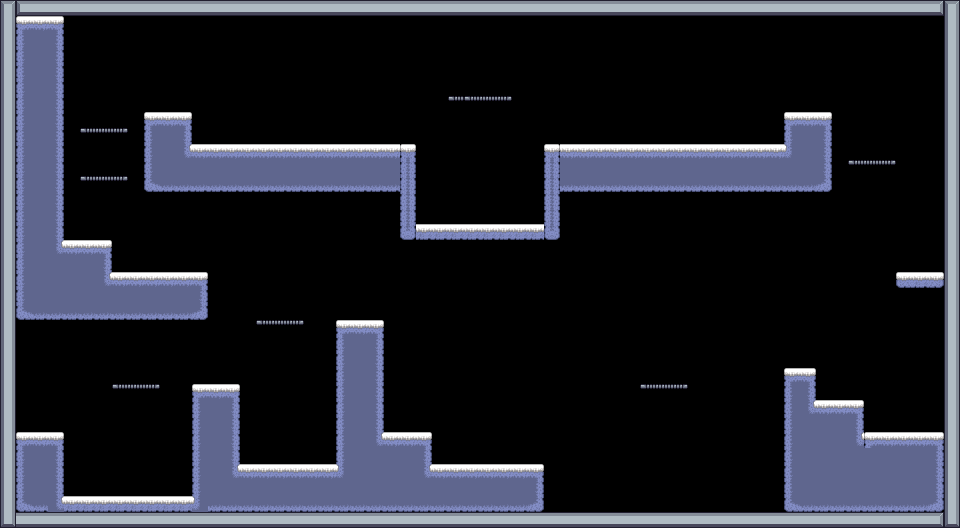

The image is a tile-based game level rendered from a .tmx file. Its description and source (layers, tilesets, objects; grid data summarised) follow:
An orthogonal 60x33 tile map with 16x16 px tiles, 1 tile layer (Background), 2 tilesets and 63 objects (15x Reward, 7x Platform, 4x Fire, 2x Saw, Player, ...).

<map version="1.10" tiledversion="1.10.2" orientation="orthogonal" renderorder="right-down" width="60" height="33" tilewidth="16" tileheight="16" infinite="0" nextlayerid="7" nextobjectid="73">
 <tileset firstgid="1" source="Terrain (16x16).tsx" />
 <tileset firstgid="243" source="iceberg.tsx" />
 <layer id="2" name="Background" width="60" height="33">
  <data>[1980 cells, 629 non-empty, 26 distinct tile ids]</data>
 </layer>
 <objectgroup id="5" name="Collisions">
  <object id="1" x="192" y="464" width="352" height="48" />
  <object id="5" x="336" y="432" width="96" height="32" />
  <object id="6" x="336" y="320" width="48" height="112" />
  <object id="8" x="192" y="384" width="48" height="80" />
  <object id="9" x="64" y="496" width="128" height="16" />
  <object id="10" x="16" y="432" width="48" height="80" />
  <object id="11" x="16" y="272" width="192" height="48" />
  <object id="12" x="16" y="240" width="96" height="32" />
  <object id="13" x="16" y="16" width="48" height="224" />
  <object id="15" x="144" y="144" width="272" height="48" />
  <object id="16" x="144" y="112" width="48" height="32" />
  <object id="17" name="Platform" type="Platform" x="80" y="176" width="48" height="16" />
  <object id="19" name="Platform" type="Platform" x="448" y="96" width="64" height="16" />
  <object id="21" name="Platform" type="Platform" x="640" y="400" width="48" height="16" />
  <object id="22" name="Platform" type="Platform" x="256" y="320" width="48" height="16" />
  <object id="23" name="Platform" type="Platform" x="112" y="384" width="48" height="16" />
  <object id="24" name="Platform" type="Platform" x="848" y="160" width="48" height="16" />
  <object id="25" x="400" y="224" width="144" height="16" />
  <object id="26" x="400" y="192" width="16" height="32" />
  <object id="27" x="544" y="144" width="16" height="96" />
  <object id="29" x="784" y="112" width="48" height="80" />
  <object id="30" x="560" y="144" width="224" height="48" />
  <object id="31" x="784" y="432" width="160" height="80" />
  <object id="32" x="784" y="400" width="80" height="32" />
  <object id="33" x="784" y="368" width="16" height="32" />
  <object id="34" x="800" y="368" width="16" height="32" />
  <object id="35" x="896" y="272" width="48" height="16" />
  <object id="65" name="Platform" type="Platform" x="80" y="128" width="48" height="16" />
  <object id="66" x="304" y="512" width="640" height="16" />
  <object id="68" x="960" y="16" height="448" />
  <object id="69" x="944" y="0" width="16" height="464" />
  <object id="70" x="80" y="0" width="864" height="16" />
  <object id="71" x="0" y="32" width="16" height="480" />
 </objectgroup>
 <objectgroup id="6" name="Spawnpoints">
  <object id="36" name="Saw" type="Saw" x="272" y="432" width="38" height="38">
   <properties>
    <property name="isVertical" type="bool" value="false" />
    <property name="offNeg" type="float" value="2" />
    <property name="offPos" type="float" value="2" />
   </properties>
  </object>
  <object id="37" name="Player" type="Player" x="19" y="400" width="32" height="32" />
  <object id="38" name="Fire" type="Fire" x="512" y="180" width="16" height="48" />
  <object id="39" name="Fire" type="Fire" x="416" y="180" width="16" height="48" />
  <object id="40" name="Checkpoint" type="Checkpoint" x="864" y="368" width="64" height="64" />
  <object id="41" name="Reward" type="Reward" x="368" y="-240" width="16" height="16" />
  <object id="42" name="Reward" type="Reward" x="384" y="-240" width="16" height="16" />
  <object id="43" name="Reward" type="Reward" x="376" y="-256" width="16" height="16" />
  <object id="44" name="Reward" type="Reward" x="472" y="-208" width="16" height="16" />
  <object id="45" name="Reward" type="Reward" x="488" y="-208" width="16" height="16" />
  <object id="46" name="Reward" type="Reward" x="480" y="-224" width="16" height="16" />
  <object id="47" name="Reward" type="Reward" x="344" y="293" width="16" height="16" />
  <object id="48" name="Reward" type="Reward" x="360" y="293" width="16" height="16" />
  <object id="49" name="Reward" type="Reward" x="352" y="277" width="16" height="16" />
  <object id="50" name="Reward" type="Reward" x="368" y="-304" width="16" height="16" />
  <object id="51" name="Reward" type="Reward" x="384" y="-304" width="16" height="16" />
  <object id="52" name="Reward" type="Reward" x="376" y="-320" width="16" height="16" />
  <object id="53" name="Fire" type="Fire" x="528" y="180" width="16" height="48" />
  <object id="54" name="Fire" type="Fire" x="432" y="180" width="16" height="48" />
  <object id="55" name="Rock" type="Rock" x="640" y="480" width="38" height="34">
   <properties>
    <property name="offNeg" type="float" value="5" />
    <property name="offPos" type="float" value="5" />
   </properties>
  </object>
  <object id="56" name="Level" type="Level" x="80" y="32" width="48" height="32" />
  <object id="57" name="Life" type="Life" x="704" y="-528" width="96" height="32" />
  <object id="58" name="Reward" type="Reward" x="784" y="345" width="16" height="16" />
  <object id="59" name="Reward" type="Reward" x="800" y="345" width="16" height="16" />
  <object id="60" name="Reward" type="Reward" x="792" y="329" width="16" height="16" />
  <object id="61" x="16" y="512" width="928" />
  <object id="62" x="944" y="16" width="16" height="512" />
  <object id="63" x="0" y="16" width="16" height="496" />
  <object id="64" x="0" y="0" width="944" height="16" />
  <object id="72" name="Saw" type="Saw" x="112" y="464" width="38" height="38">
   <properties>
    <property name="isVertical" type="bool" value="false" />
    <property name="offNeg" type="float" value="3" />
    <property name="offPos" type="float" value="3" />
   </properties>
  </object>
 </objectgroup>
</map>
